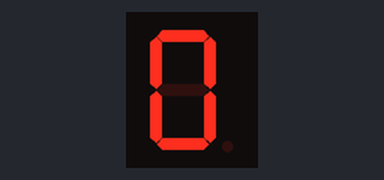
Recording of a sketch running on a simulated Arduino Uno, built with avr-gcc and run on an emulated ATmega328P. On the bench: 1-digit seven-segment display. Wiring (inferred from the names in the program): 1-digit 7-segment display, segments lit when HIGH: segments pin 8, pin 7, pin 6, pin 5, pin 4, pin 3, pin 2. The segment pins are drawn as the display they are named for.

Above: at 0.1 s.
At 1.1 s:
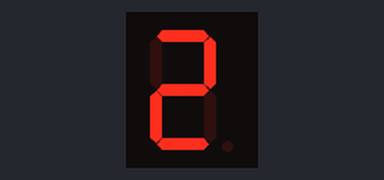
At 2.1 s:
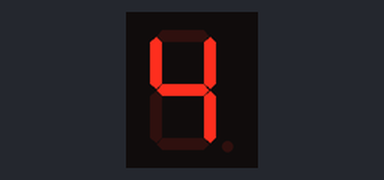
At 4.6 s:
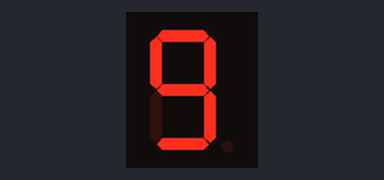
At 7.1 s:
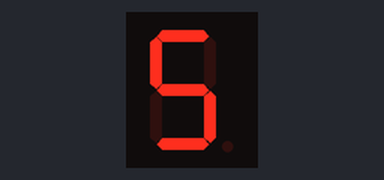
At 10.1 s:
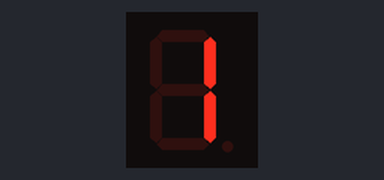

The sketch:

ders_19-_Seven_Segment_Display_Kullan_m_.ino
```cpp
int pins[7]={8,7,6,5,4,3,2};

const int numbers[10]={0X7E,0X30,0X6D,0X79,0X33,0X5B,0X5F,0X70,0X7F,0X7B};
/*
const int SIFIR = 0X7E;
const int BIR = 0X30;
const int IKI = 0X6D;
const int  UC = 0X79;
const int  DORT = 0X33;
const int  BES = 0X5B;
const int  ALTI = 0X5F;
const int  YEDI = 0X70;
const int   SEKIZ = 0X7F;
const int  DOKUZ = 0X7B;
*/

void setup() {

  for(int i=0; i<8;i++){
    pinMode(pins[i],OUTPUT);
    }
}

void loop() {
  for(int i=0; i<10;i++){
    yazdir(numbers[i]);

    }
  for(int j=9; j>0;j--){
    yazdir(numbers[j]);

    }
}

/*bitRead(x, n)
x: the number from which to read.
n: which bit to read, starting at 0 for the least-significant (rightmost) bit.
 */
void yazdir(const int number)
{
  for(int i=2,j=0;i<=8;i++,j++)
  {
    digitalWrite(i,bitRead(number,j));

  }
  delay(500);
}
```

Measured:
- by itself, everything shown: repeats every 9.5 s, in 18 steps
- what the display in image 1 shows lasts 0.5 s, from 1.0 s to 1.5 s
- what the display in image 3 shows lasts 1.0 s, from 4.5 s to 5.5 s
